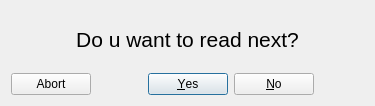
<?xml version="1.0" encoding="UTF-8"?>
<ui version="4.0">
 <class>Dialog</class>
 <widget class="QDialog" name="Dialog">
  <property name="geometry">
   <rect>
    <x>0</x>
    <y>0</y>
    <width>375</width>
    <height>106</height>
   </rect>
  </property>
  <property name="windowTitle">
   <string>Dialog</string>
  </property>
  <layout class="QGridLayout" name="gridLayout">
   <item row="1" column="1">
    <widget class="QDialogButtonBox" name="buttonBox">
     <property name="orientation">
      <enum>Qt::Horizontal</enum>
     </property>
     <property name="standardButtons">
      <set>QDialogButtonBox::No|QDialogButtonBox::Yes</set>
     </property>
     <property name="centerButtons">
      <bool>true</bool>
     </property>
    </widget>
   </item>
   <item row="0" column="0" colspan="2">
    <widget class="QLabel" name="label">
     <property name="font">
      <font>
       <family>Cantarell</family>
       <pointsize>16</pointsize>
      </font>
     </property>
     <property name="text">
      <string>Do u want to read next?</string>
     </property>
     <property name="alignment">
      <set>Qt::AlignCenter</set>
     </property>
    </widget>
   </item>
   <item row="1" column="0">
    <widget class="QPushButton" name="pushButton">
     <property name="text">
      <string>Abort</string>
     </property>
    </widget>
   </item>
  </layout>
 </widget>
 <resources/>
 <connections>
  <connection>
   <sender>buttonBox</sender>
   <signal>accepted()</signal>
   <receiver>Dialog</receiver>
   <slot>accept()</slot>
   <hints>
    <hint type="sourcelabel">
     <x>227</x>
     <y>75</y>
    </hint>
    <hint type="destinationlabel">
     <x>157</x>
     <y>89</y>
    </hint>
   </hints>
  </connection>
  <connection>
   <sender>buttonBox</sender>
   <signal>rejected()</signal>
   <receiver>Dialog</receiver>
   <slot>reject()</slot>
   <hints>
    <hint type="sourcelabel">
     <x>295</x>
     <y>75</y>
    </hint>
    <hint type="destinationlabel">
     <x>286</x>
     <y>89</y>
    </hint>
   </hints>
  </connection>
  <connection>
   <sender>buttonBox</sender>
   <signal>rejected()</signal>
   <receiver>Dialog</receiver>
   <slot>close()</slot>
   <hints>
    <hint type="sourcelabel">
     <x>185</x>
     <y>83</y>
    </hint>
    <hint type="destinationlabel">
     <x>210</x>
     <y>263</y>
    </hint>
   </hints>
  </connection>
 </connections>
</ui>
